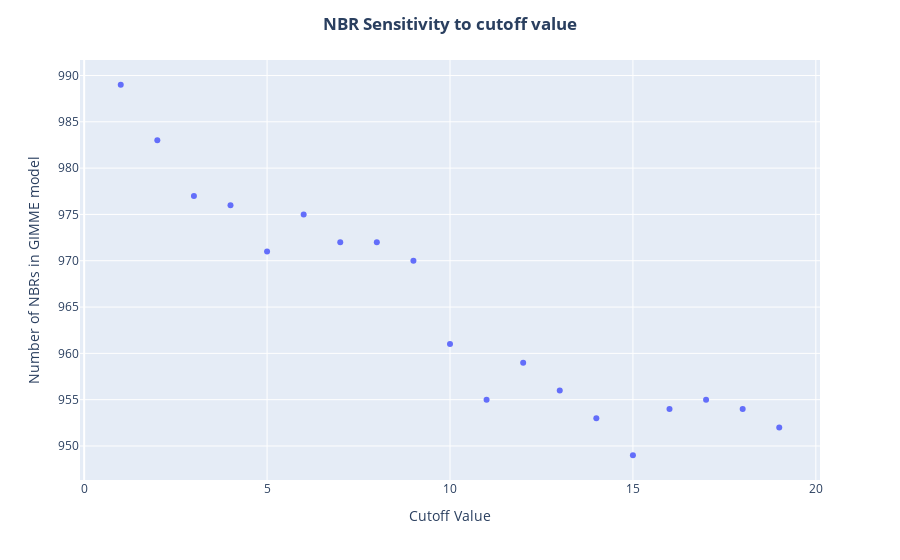
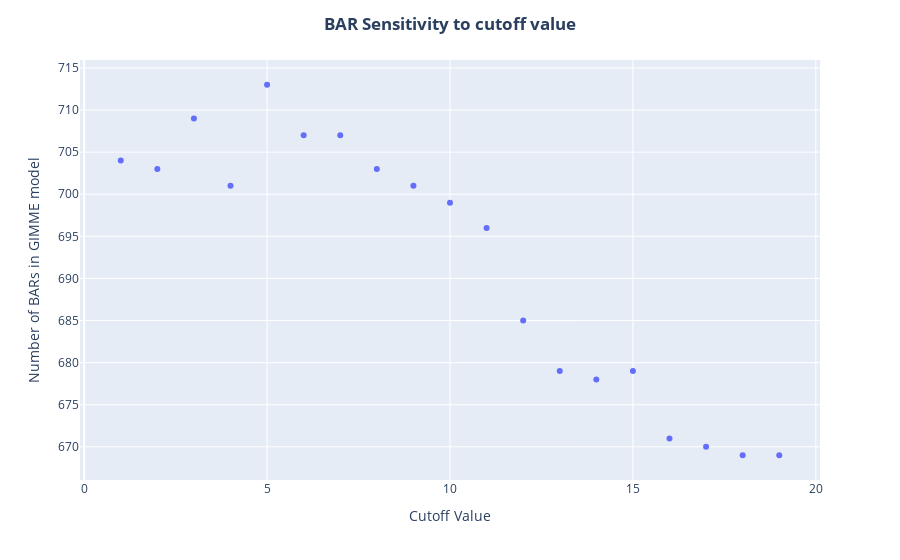
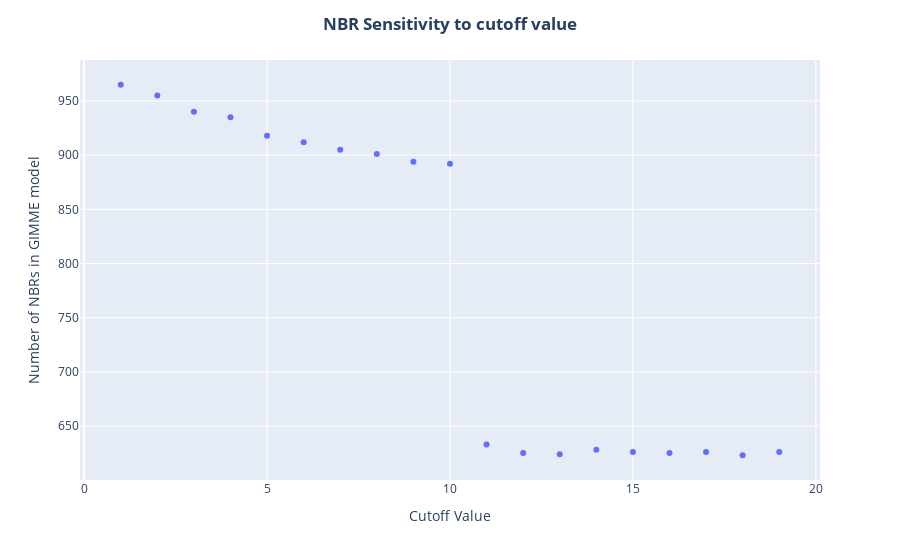
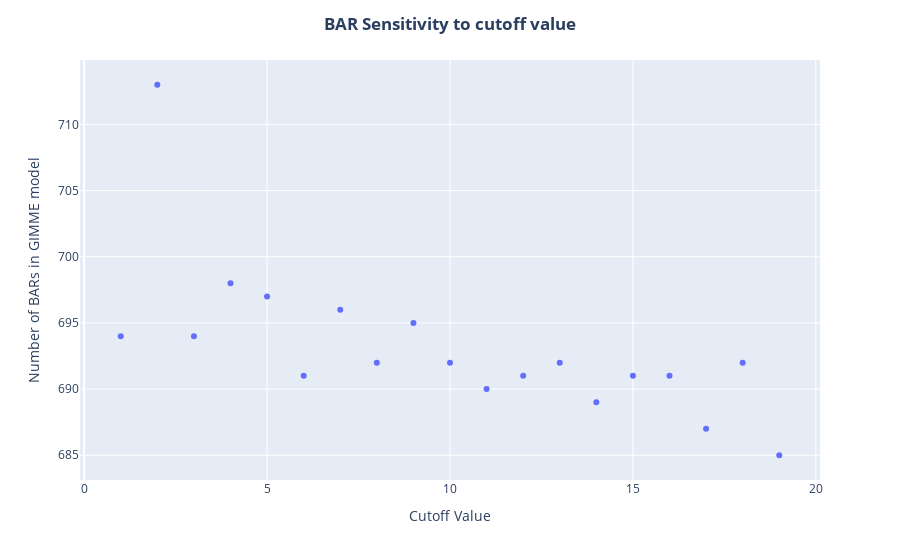

The code cell stored with these charts, in order, in its notebook:
### Code cell
sensitivity_result_dict={'Gene': {},
                         'Function':{}}

composition_result_dict={}

cutoff_range = range(1, 20)

for condition in study_dict:
    interest_samples = study_dict[condition]
    gene_exp_replicates = expression_data[interest_samples].to_dict()
    #Preprocess the model with metadata obtained for each condition
    media_name = condition.split('-')[0]
    media = Media(species, media_name)
    carbon_source = {s.split(':')[0] : float(s.split(':')[1]) for s in condition.split('-')[1:]}
    exchange_source = ', '.join(list(carbon_source.keys()))
    media_model = set_medium(cobra_model, media.get_predefined_media_definition(), carbon_source)
    #Save model to a temporal file
    rf_media_model = from_cobrapy(media_model)
    target_biomass = rf_media_model.biomass_reaction
    #Perform sensitivity test
    print('Performing reaction sensitivity test for %s in %s media with %s as carbon source(s)' % (species, media_name, exchange_source))
    reaction_sets = reaction_sensitivity_to_cutoff( cutoff_range, gene_exp_replicates, rf_media_model, carbon_source )
    for reaction_type in reaction_sets:
        print('Performing gene sensitivity test for %s' % reaction_type)
        sensitivity_result_dict['Gene'][condition+'_'+reaction_type] = gene_sensitivity_to_cutoff(reaction_sets[reaction_type], rf_media_model)
        print('Performing function sensitivity test for %s' % reaction_type)
        sensitivity_result_dict['Function'][condition+'_'+reaction_type] = function_sensitivity_to_cutoff(reaction_sets[reaction_type], 
                                                                                             rf_media_model, ica_data, functional_data)

    #Functional composition percentage for reactions always present
    reactions_for_composition_analysis = { r_t : set([r for r_s in reaction_sets[r_t] for r in r_s])
                                           for r_t in reaction_sets}
    
    genes_for_composition_analysis = { r_t : set([g 
                                                  for g_s in [rxn_gene_dict[r] 
                                                              for r in reactions_for_composition_analysis[r_t]]
                                                  for g in g_s])
                                     for r_t in reaction_sets}

    composition_result_dict[condition] = get_functional_class_composition(functional_data, imodulon_function, genes_for_composition_analysis)

### Figure 1 — Plotly figure (JSON) as saved in the notebook; plotly's stock layout.template omitted (floating-point values rounded to 4 significant figures)
{"data": [{"hovertemplate": "x=%{x}<br>y=%{y}<extra></extra>", "legendgroup": "", "marker": {"color": "#636efa", "symbol": "circle"}, "mode": "markers", "name": "", "orientation": "v", "showlegend": false, "type": "scatter", "x": [1, 2, 3, 4, 5, 6, 7, 8, 9, 10, 11, 12, 13, 14, 15, 16, 17, 18, 19], "xaxis": "x", "y": [989, 983, 977, 976, 971, 975, 972, 972, 970, 961, 955, 959, 956, 953, 949, 954, 955, 954, 952], "yaxis": "y"}], "layout": {"legend": {"tracegroupgap": 0}, "margin": {"t": 60}, "title": {"text": "<b>NBR Sensitivity to cutoff value<b>", "x": 0.5}, "xaxis": {"anchor": "y", "domain": [0, 1], "title": {"text": "Cutoff Value"}}, "yaxis": {"anchor": "x", "domain": [0, 1], "title": {"text": "Number of NBRs in GIMME model"}}}}

### Figure 2 — Plotly figure (JSON) as saved in the notebook; plotly's stock layout.template omitted (floating-point values rounded to 4 significant figures)
{"data": [{"hovertemplate": "x=%{x}<br>y=%{y}<extra></extra>", "legendgroup": "", "marker": {"color": "#636efa", "symbol": "circle"}, "mode": "markers", "name": "", "orientation": "v", "showlegend": false, "type": "scatter", "x": [1, 2, 3, 4, 5, 6, 7, 8, 9, 10, 11, 12, 13, 14, 15, 16, 17, 18, 19], "xaxis": "x", "y": [704, 703, 709, 701, 713, 707, 707, 703, 701, 699, 696, 685, 679, 678, 679, 671, 670, 669, 669], "yaxis": "y"}], "layout": {"legend": {"tracegroupgap": 0}, "margin": {"t": 60}, "title": {"text": "<b>BAR Sensitivity to cutoff value<b>", "x": 0.5}, "xaxis": {"anchor": "y", "domain": [0, 1], "title": {"text": "Cutoff Value"}}, "yaxis": {"anchor": "x", "domain": [0, 1], "title": {"text": "Number of BARs in GIMME model"}}}}

### Figure 3 — Plotly figure (JSON) as saved in the notebook; plotly's stock layout.template omitted (floating-point values rounded to 4 significant figures)
{"data": [{"hovertemplate": "x=%{x}<br>y=%{y}<extra></extra>", "legendgroup": "", "marker": {"color": "#636efa", "symbol": "circle"}, "mode": "markers", "name": "", "orientation": "v", "showlegend": false, "type": "scatter", "x": [1, 2, 3, 4, 5, 6, 7, 8, 9, 10, 11, 12, 13, 14, 15, 16, 17, 18, 19], "xaxis": "x", "y": [965, 955, 940, 935, 918, 912, 905, 901, 894, 892, 633, 625, 624, 628, 626, 625, 626, 623, 626], "yaxis": "y"}], "layout": {"legend": {"tracegroupgap": 0}, "margin": {"t": 60}, "title": {"text": "<b>NBR Sensitivity to cutoff value<b>", "x": 0.5}, "xaxis": {"anchor": "y", "domain": [0, 1], "title": {"text": "Cutoff Value"}}, "yaxis": {"anchor": "x", "domain": [0, 1], "title": {"text": "Number of NBRs in GIMME model"}}}}

### Figure 4 — Plotly figure (JSON) as saved in the notebook; plotly's stock layout.template omitted (floating-point values rounded to 4 significant figures)
{"data": [{"hovertemplate": "x=%{x}<br>y=%{y}<extra></extra>", "legendgroup": "", "marker": {"color": "#636efa", "symbol": "circle"}, "mode": "markers", "name": "", "orientation": "v", "showlegend": false, "type": "scatter", "x": [1, 2, 3, 4, 5, 6, 7, 8, 9, 10, 11, 12, 13, 14, 15, 16, 17, 18, 19], "xaxis": "x", "y": [694, 713, 694, 698, 697, 691, 696, 692, 695, 692, 690, 691, 692, 689, 691, 691, 687, 692, 685], "yaxis": "y"}], "layout": {"legend": {"tracegroupgap": 0}, "margin": {"t": 60}, "title": {"text": "<b>BAR Sensitivity to cutoff value<b>", "x": 0.5}, "xaxis": {"anchor": "y", "domain": [0, 1], "title": {"text": "Cutoff Value"}}, "yaxis": {"anchor": "x", "domain": [0, 1], "title": {"text": "Number of BARs in GIMME model"}}}}
